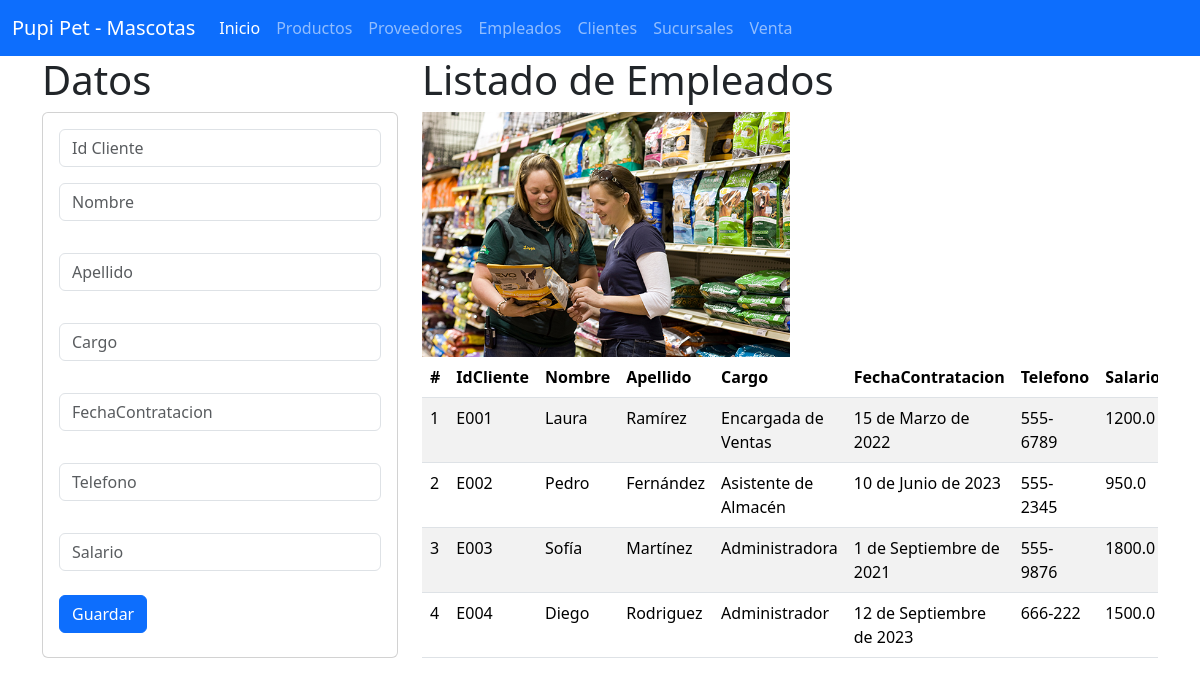
The app's page /empleados with its own data.
### empleados_app/models.py (models this page shows, shortened)
class Empleados(models.Model):
    idEmpleados=models.CharField(primary_key=True, max_length=6)
    nombre=models.CharField(max_length=50)
    apellido=models.CharField(max_length=50)
    cargo=models.CharField(max_length=50)
    fechaContratacion=models.DateField(null=False,blank=False)
    telefono=models.CharField(max_length=15)
    salario=models.FloatField()

### empleados_app/views.py (the view)
# urls.py: path("empleados", views.inicio_vistaEmpleados, name= "empleados" ),
def inicio_vistaEmpleados(request):
    losempleados=Empleados.objects.all()
    return render(request,"gestionarEmpleados.html", {"misempleados":losempleados}   )

### empleados_app/templates/gestionarEmpleados.html (shortened to what this page needs)
{% extends "base.html" %}
{% load static %}
{% block cuerpo %}
<div class="row">
    <div class="col-sm-12 col-md-4 col-lg-4 col-xl-4">
        <h1> Datos </h1>
    <div class="card">
        <div class="card-body">
            <form action="/registrarEmpleados/" method="POST"> {% csrf_token %}
                <div class="form-group">
                    <input type="text" id="txtidEmpleados" name="txtidEmpleados" class="form-control"
                    placeholder="Id Cliente"  required>
                </div>
                <div class="form-group py-3">
                    <input type="text" id="txtnombre" name="txtnombre" class="form-control"
                    placeholder="Nombre" maxLenght="50" required>
                </div>
                <div class="form-group py-3">
                    <input type="text" id="txtapellido" name="txtapellido" class="form-control"
                    placeholder="Apellido" maxLenght="50" required>
                </div>
                <div class="form-group py-3">
                    <input type="text" id="txtcargo" name="txtcargo" class="form-control"
                    placeholder="Cargo" maxLenght="50" required>
                </div>
                <div class="form-group py-3">
                    <input type="text" id="datecontacto" name="datecontacto" class="form-control"
                    placeholder="FechaContratacion" required>
                </div>
                <div class="form-group py-3">
                    <input type="text" id="txttelefono" name="txttelefono" class="form-control"
                    placeholder="Telefono"  required>
                </div>
                <div class="form-group py-3">
                    <input type="text" id="txtsalario" name="txtsalario" class="form-control"
                    placeholder="Salario" maxLenght="2000" required>
                </div>
                <div class="form-group py-2">
                    <button type="submit" class="btn btn-primary">Guardar</button>
                </div>
            </form>
        </div>
    </div>
    </div>
    <div class="col-sm-12 col-md-8 col-lg-8 col-xl-8">
    <h1>Listado de Empleados</h1>
    <img class="w-50" src="{% static 'img/empleado.jpg' %}" alt="" width="100" height="auto" />
    <div class="table-responsive">
    <table class="table table-striped">
        <thead>
        <tr>
            <th scope="col">#</th>
            <th scope="col">IdCliente</th>
            <th scope="col">Nombre</th>
            <th scope="col">Apellido</th>
            <th scope="col">Cargo</th>
            <th scope="col">FechaContratacion</th>
            <th scope="col">Telefono</th>
            <th scope="col">Salario</th>
        </tr>
        </thead>
        <tbody>
            {% for m in misempleados %}
                <tr>
                    <td>{{forloop.counter}}</td>
                    <td>{{m.idEmpleados}}</td>
                    <td>{{m.nombre}}</td>
                    <td>{{m.apellido}}</td>
                    <td>{{m.cargo}}</td>
                    <td>{{m.fechaContratacion}}</td>
                    <td>{{m.telefono}}</td>
                    <td>{{m.salario}}</td>
                </tr>
            {% endfor %}
        </tbody>
    </table>
    </div>
    </div>
</div>
{% endblock %}

### records on screen
Empleados: idEmpleados "E001", nombre "Laura", apellido "Ramírez", cargo "Encargada de Ventas", fechaContratacion "15 de Marzo de 2022", telefono "555-6789", salario "1200.0"
Empleados: idEmpleados "E002", nombre "Pedro", apellido "Fernández", cargo "Asistente de Almacén", fechaContratacion "10 de Junio de 2023", telefono "555-2345", salario "950.0"
Empleados: idEmpleados "E003", nombre "Sofía", apellido "Martínez", cargo "Administradora", fechaContratacion "1 de Septiembre de 2021", telefono "555-9876", salario "1800.0"
Empleados: idEmpleados "E004", nombre "Diego", apellido "Rodriguez", cargo "Administrador", fechaContratacion "12 de Septiembre de 2023", telefono "666-222", salario "1500.0"
